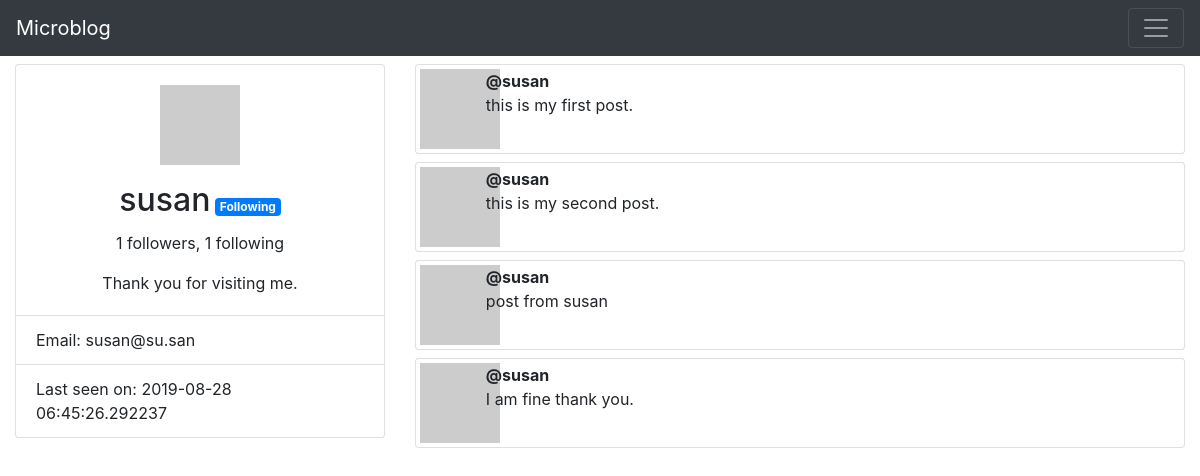
The page /user/susan (signed in) on the database its author committed.
### app/models.py (models this page shows, shortened)
class User(UserMixin, db.Model):
    id = db.Column(db.Integer, primary_key=True)
    username = db.Column(db.String(64), index=True, unique=True)
    email = db.Column(db.String(120), index=True, unique=True)
    password_hash = db.Column(db.String(128))
    posts = db.relationship('Post', backref='author', lazy='dynamic')
    about_me = db.Column(db.String(140))
    last_seen = db.Column(db.DateTime, default=datetime.utcnow)
    followed = db.relationship(
        'User', secondary=followers,
        primaryjoin=(followers.c.follower_id == id),
        secondaryjoin=(followers.c.followed_id == id),
        backref=db.backref('followers', lazy='dynamic'), lazy='dynamic'
    )
    def avatar(self, size):
        digest = md5(self.email.lower().encode('utf-8')).hexdigest()
        return 'https://www.gravatar.com/avatar/{}?d=identicon&s={}'.format(digest, size)
    def is_following(self, user):
        return self.followed.filter(followers.c.followed_id == user.id).count() > 0

class Post(db.Model):
    id = db.Column(db.Integer, primary_key=True)
    body = db.Column(db.String(140))
    timestamp = db.Column(db.DateTime, index=True, default=datetime.utcnow)
    user_id = db.Column(db.Integer, db.ForeignKey('user.id'))

### app/routes.py (the view)
@app.route('/user/<username>')
@login_required
def user(username):
    user = User.query.filter_by(username=username).first_or_404()
    return render_template('user.html.j2', user=user, posts=user.posts)

### app/models.py (called while the page is built)
@login.user_loader
def load_user(id):
    return User.query.get(int(id))

### app/routes.py (called while the page is built)
@app.before_request
def before_request():
    if current_user.is_authenticated:
        current_user.last_seen = datetime.utcnow()
        db.session.commit()

### app/templates/user.html.j2
{% extends "base.html.j2" %}
{% block content %}
<div class="row h-100 pt-2" id="yellow">
    <div class="col-4">
        <div class="card">
            <div class="card-body text-center">
                <p><img class="img-fluid" src="{{ user.avatar(128) }}" alt="Profile img"></p>
                <div class="card-title">
                    <span class="h2">{{ user.username }}</span>
                    {% if user == current_user %}
                        <a href="{{ url_for('edit_profile') }}"><i class="fas fa-edit"></i></a>
                    {% elif not current_user.is_following(user) %}
                        <a class="badge badge-secondary" href="{{ url_for('follow', username=user.username)}}">Follow</a>
                    {% else %}
                        <a class="badge badge-primary" href="{{ url_for('unfollow', username=user.username)}}">Following</a>
                    {% endif %}
                </div>
                <div>
                    <p>{{ user.followers.count() }} followers, {{ user.followed.count() }} following</p>
                </div>
                {% if user.about_me %}
                <p class="card-text">
                    {{ user.about_me }}
                </p>
                {% endif %}
            </div>
            <ul class="list-group list-group-flush">
                <li class="list-group-item">Email: {{ user.email }}</li>
                {% if user.last_seen %}
                <li class="list-group-item">Last seen on: {{ user.last_seen }}</li>
                {% endif %}
            </ul>
        </div>
    </div>
    <div class="col">
        {% for post in posts %}
            {% include "_post.html.j2" %}
        {% endfor %}
    </div>
</div>
{% endblock content %}

### app/templates/_post.html.j2
<div class="card mb-2 p-1">
    <div class="row">
        <div class="col-1">
            <img src="{{ post.author.avatar(48) }}" alt="image">
        </div>
        <div class="col">
            <div class="font-weight-bold">@{{ post.author.username }}</div>
            <div class="">{{ post.body }}</div>
        </div>
    </div>
</div>

### app/static/style.css (style rules this page uses)
html, body { height: 100%; }

### rows shown on the page
User: username "susan", about_me "Thank you for visiting me.", email "susan@su.san", last_seen "2019-08-28 06:45:26.292237"
Post: author.username "susan", body "this is my first post."
Post: author.username "susan", body "this is my second post."
Post: author.username "susan", body "post from susan"
Post: author.username "susan", body "I am fine thank you."

### other values the page prints
{{ user.followers.count() }} "1"
{{ user.followed.count() }} "1"
